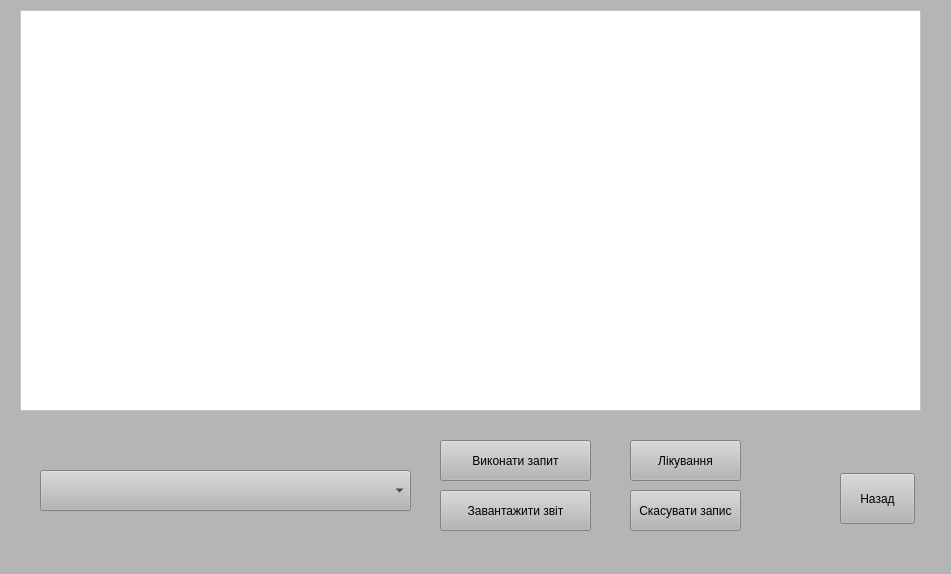
<?xml version="1.0" encoding="UTF-8"?>
<ui version="4.0">
 <class>Form</class>
 <widget class="QWidget" name="Form">
  <property name="geometry">
   <rect>
    <x>0</x>
    <y>0</y>
    <width>951</width>
    <height>574</height>
   </rect>
  </property>
  <property name="windowTitle">
   <string>Form</string>
  </property>
  <property name="styleSheet">
   <string notr="true">background-color: rgb(181, 181, 181);</string>
  </property>
  <widget class="QPushButton" name="pushButton">
   <property name="geometry">
    <rect>
     <x>440</x>
     <y>440</y>
     <width>151</width>
     <height>41</height>
    </rect>
   </property>
   <property name="text">
    <string>Виконати запит</string>
   </property>
  </widget>
  <widget class="QComboBox" name="comboBox">
   <property name="geometry">
    <rect>
     <x>40</x>
     <y>470</y>
     <width>371</width>
     <height>41</height>
    </rect>
   </property>
  </widget>
  <widget class="QTableView" name="tableView">
   <property name="geometry">
    <rect>
     <x>20</x>
     <y>10</y>
     <width>901</width>
     <height>401</height>
    </rect>
   </property>
   <property name="styleSheet">
    <string notr="true">background-color: rgb(255, 255, 255);</string>
   </property>
  </widget>
  <widget class="QLabel" name="label_2">
   <property name="geometry">
    <rect>
     <x>40</x>
     <y>440</y>
     <width>181</width>
     <height>16</height>
    </rect>
   </property>
   <property name="text">
    <string/>
   </property>
  </widget>
  <widget class="QPushButton" name="pushButton_2">
   <property name="geometry">
    <rect>
     <x>440</x>
     <y>490</y>
     <width>151</width>
     <height>41</height>
    </rect>
   </property>
   <property name="text">
    <string>Завантажити звіт</string>
   </property>
  </widget>
  <widget class="QPushButton" name="pushButton_3">
   <property name="geometry">
    <rect>
     <x>630</x>
     <y>440</y>
     <width>111</width>
     <height>41</height>
    </rect>
   </property>
   <property name="text">
    <string>Лікування</string>
   </property>
  </widget>
  <widget class="QPushButton" name="pushButton_4">
   <property name="geometry">
    <rect>
     <x>630</x>
     <y>490</y>
     <width>111</width>
     <height>41</height>
    </rect>
   </property>
   <property name="text">
    <string>Скасувати запис</string>
   </property>
  </widget>
  <widget class="QPushButton" name="pushButton_5">
   <property name="geometry">
    <rect>
     <x>840</x>
     <y>473</y>
     <width>75</width>
     <height>51</height>
    </rect>
   </property>
   <property name="text">
    <string>Назад</string>
   </property>
  </widget>
 </widget>
 <resources/>
 <connections/>
</ui>
